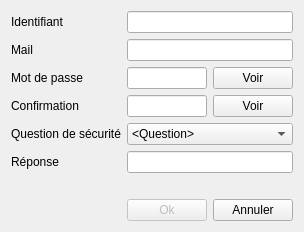
<?xml version="1.0" encoding="UTF-8"?>
<ui version="4.0">
 <class>SignIn</class>
 <widget class="QDialog" name="SignIn">
  <property name="geometry">
   <rect>
    <x>0</x>
    <y>0</y>
    <width>282</width>
    <height>229</height>
   </rect>
  </property>
  <property name="windowTitle">
   <string>Dialog</string>
  </property>
  <layout class="QFormLayout" name="formLayout">
   <item row="0" column="0">
    <widget class="QLabel" name="idLab">
     <property name="text">
      <string>Identifiant</string>
     </property>
    </widget>
   </item>
   <item row="0" column="1">
    <widget class="QLineEdit" name="idLine">
     <property name="clearButtonEnabled">
      <bool>false</bool>
     </property>
    </widget>
   </item>
   <item row="1" column="0">
    <widget class="QLabel" name="mailLab">
     <property name="text">
      <string>Mail</string>
     </property>
    </widget>
   </item>
   <item row="1" column="1">
    <widget class="QLineEdit" name="mailLine"/>
   </item>
   <item row="2" column="0">
    <widget class="QLabel" name="pwd1Lab">
     <property name="text">
      <string>Mot de passe</string>
     </property>
    </widget>
   </item>
   <item row="2" column="1">
    <layout class="QHBoxLayout" name="horizontalLayout">
     <item>
      <widget class="QLineEdit" name="pwd1Line">
       <property name="echoMode">
        <enum>QLineEdit::Password</enum>
       </property>
      </widget>
     </item>
     <item>
      <widget class="QPushButton" name="seePwd1">
       <property name="text">
        <string>Voir</string>
       </property>
       <property name="autoDefault">
        <bool>false</bool>
       </property>
      </widget>
     </item>
    </layout>
   </item>
   <item row="3" column="0">
    <widget class="QLabel" name="pwd2Lab">
     <property name="text">
      <string>Confirmation</string>
     </property>
    </widget>
   </item>
   <item row="3" column="1">
    <layout class="QHBoxLayout" name="horizontalLayout_2">
     <item>
      <widget class="QLineEdit" name="pwd2Line">
       <property name="echoMode">
        <enum>QLineEdit::Password</enum>
       </property>
      </widget>
     </item>
     <item>
      <widget class="QPushButton" name="seePwd2">
       <property name="text">
        <string>Voir</string>
       </property>
       <property name="autoDefault">
        <bool>false</bool>
       </property>
      </widget>
     </item>
    </layout>
   </item>
   <item row="4" column="0">
    <widget class="QLabel" name="qSecuLab">
     <property name="text">
      <string>Question de sécurité</string>
     </property>
    </widget>
   </item>
   <item row="4" column="1">
    <widget class="QComboBox" name="choQSecu">
     <item>
      <property name="text">
       <string>&lt;Question&gt;</string>
      </property>
     </item>
     <item>
      <property name="text">
       <string>Où est née votre mère ?</string>
      </property>
     </item>
    </widget>
   </item>
   <item row="5" column="0">
    <widget class="QLabel" name="ansQSecuLab">
     <property name="text">
      <string>Réponse</string>
     </property>
    </widget>
   </item>
   <item row="5" column="1">
    <widget class="QLineEdit" name="ansQSecu"/>
   </item>
   <item row="6" column="0" colspan="2">
    <widget class="QLabel" name="error">
     <property name="text">
      <string/>
     </property>
    </widget>
   </item>
   <item row="7" column="1">
    <layout class="QHBoxLayout" name="horizontalLayout_3">
     <item>
      <widget class="QPushButton" name="confirm">
       <property name="enabled">
        <bool>false</bool>
       </property>
       <property name="text">
        <string>Ok</string>
       </property>
       <property name="checkable">
        <bool>false</bool>
       </property>
       <property name="default">
        <bool>false</bool>
       </property>
      </widget>
     </item>
     <item>
      <widget class="QPushButton" name="cancel">
       <property name="text">
        <string>Annuler</string>
       </property>
       <property name="autoDefault">
        <bool>false</bool>
       </property>
      </widget>
     </item>
    </layout>
   </item>
  </layout>
 </widget>
 <resources/>
 <connections/>
</ui>
